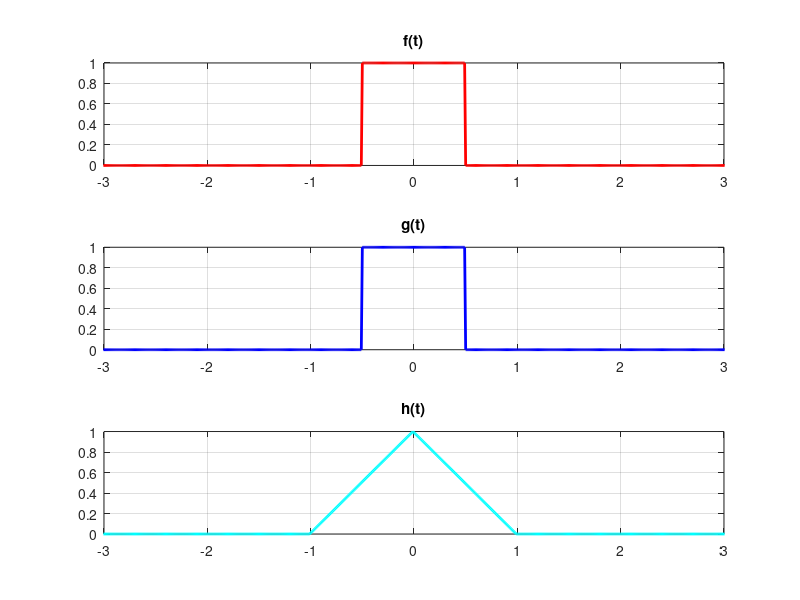
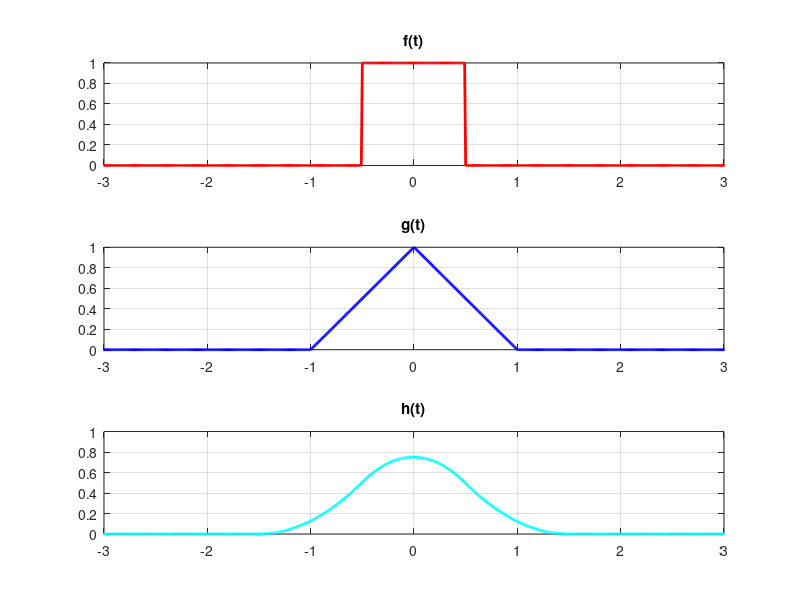
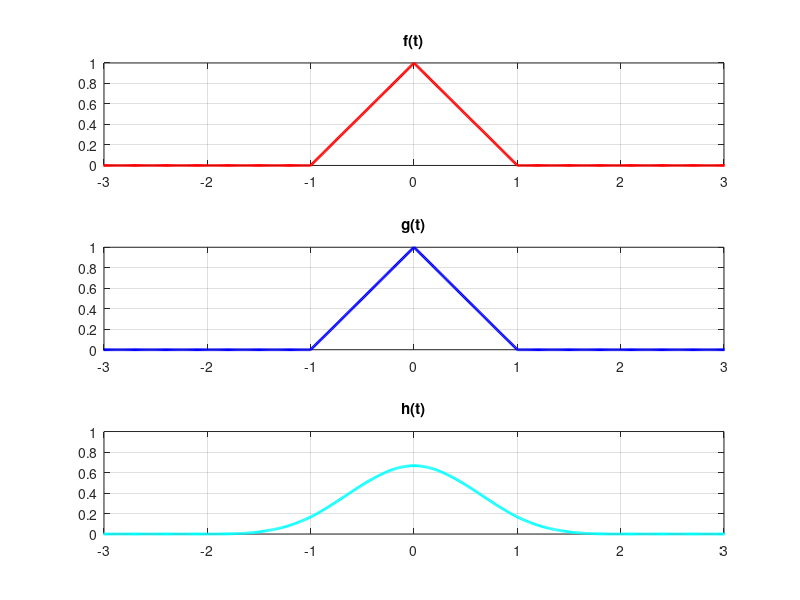

These figures' MATLAB source, in order:
%% ECEN 110L, Linear Systems Lab 4

% Step 1
dt = 0.01;
t = -10:dt:10;

% Step 2
figure;

f = rectpuls(t, 1);

subplot(3, 1, 1);
plot(t, f, 'red', 'LineWidth', 2);

axis([-3 3 0 1])
title('f(t)');
grid on;

g = rectpuls(t, 1);

subplot(3, 1, 2);
plot(t, g, 'blue', 'LineWidth', 2);
axis([-3 3 0 1])
title('g(t)');
grid on;

h = conv(f, g, 'same') * dt;
subplot(3, 1, 3);
plot(t, h, 'cyan', 'LineWidth', 2);
axis([-3 3 0 1])
title('h(t)');
grid on;


%% Step 3
dt = 0.01;
t = -10:dt:10;

figure;

f = rectpuls(t, 1);

subplot(3, 1, 1);
plot(t, f, 'red', 'LineWidth', 2);

axis([-3 3 0 1])
title('f(t)');
grid on;

g = tripuls(t, 2);

subplot(3, 1, 2);
plot(t, g, 'blue', 'LineWidth', 2);
axis([-3 3 0 1])
title('g(t)');
grid on;

h = conv(f, g, 'same') * dt;
subplot(3, 1, 3);
plot(t, h, 'cyan', 'LineWidth', 2);
axis([-3 3 0 1])
title('h(t)');
grid on;

%% Step 4
dt = 0.01;
t = -10:dt:10;

figure;

f = tripuls(t, 2);

subplot(3, 1, 1);
plot(t, f, 'red', 'LineWidth', 2);

axis([-3 3 0 1])
title('f(t)');
grid on;

g = tripuls(t, 2);

subplot(3, 1, 2);
plot(t, g, 'blue', 'LineWidth', 2);
axis([-3 3 0 1])
title('g(t)');
grid on;

h = conv(f, g, 'same') * dt;
subplot(3, 1, 3);
plot(t, h, 'cyan', 'LineWidth', 2);
axis([-3 3 0 1])
title('h(t)');
grid on;
